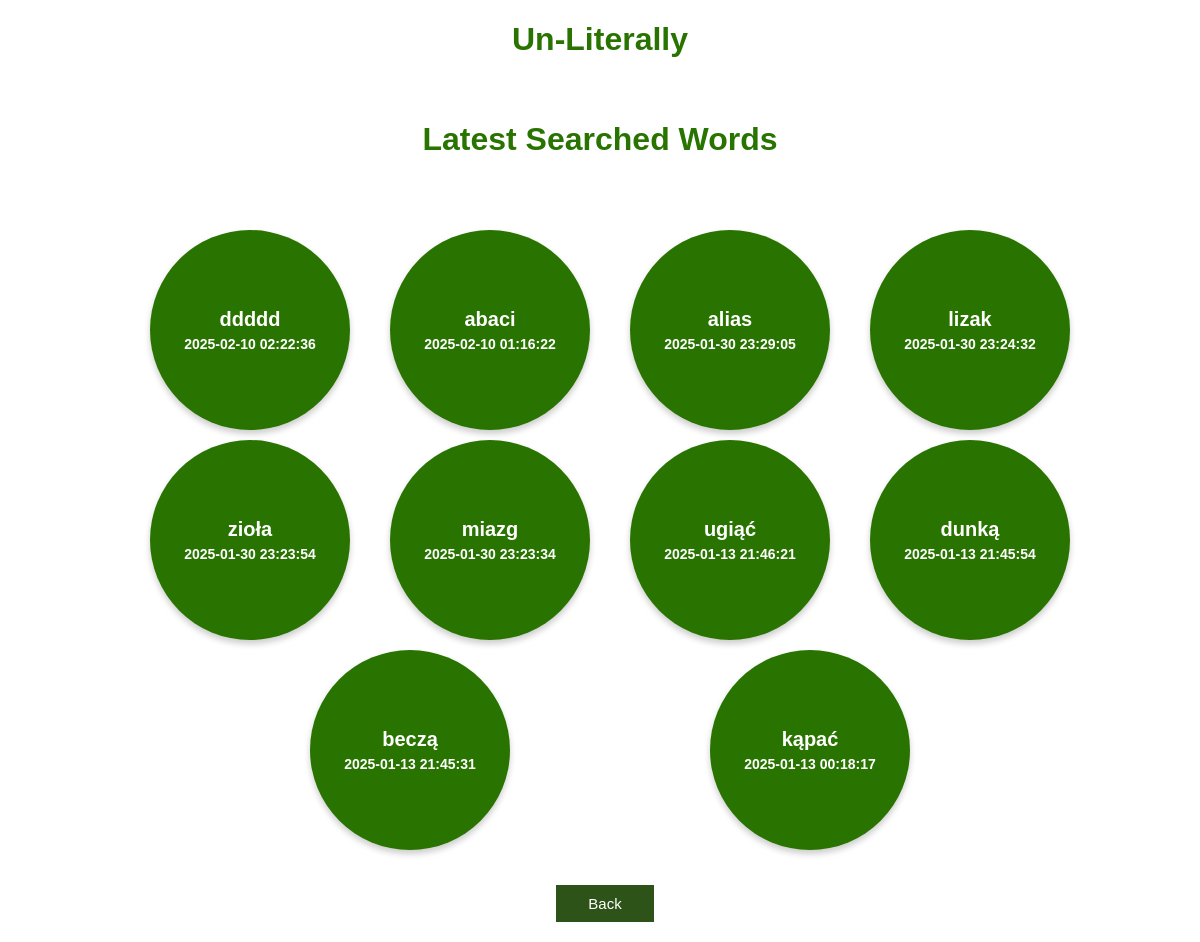
The page /top_10_latest_searched (signed in) on the database its author committed.
### app.py (models this page shows, shortened)
class Word(db.Model):
    id = db.Column(db.Integer, primary_key=True)
    content = db.Column(db.String(5), nullable=False, unique=True) # the word to be exact
    searched = db.Column(db.Integer, nullable=False)
    definition = db.Column(db.String(50000), nullable=True)
    last_search = db.Column(db.DateTime, nullable=True)
    last_as_word_of_the_day = db.Column(db.DateTime, nullable=True)
    last_as_word_of_literally = db.Column(db.DateTime, nullable=True)
    source = db.Column(db.String(500), nullable=False)
    added_by = db.Column(db.String(500), nullable=False)

### app.py (the view)
@app.route('/top_10_latest_searched')
@login_required
def top_10_latest_searched():
    if current_user.role_id != 3:
        try:
            column = request.args.get('column', 'LS')
            title = request.args.get('title', 'Latest Searched Words')
            result = get_latest(column=column)
            sorted_words = sorted(result, key=lambda x: x['last_search'], reverse=True)
            return render_template('bubbles.html', words=sorted_words, title=title, previous_page='bubble', column=column)
        except Exception as e:
            title = 'There was an issue dispaying plot'
            log_events(flag='ER?', title=title, description=e)
            return render_template('error_page.html', message=title)
    else:
        title = 'permission to see analysis module'
        log_events(flag='ER!', title=f'No {title}', description=None)
        return render_template('error_page.html', message=f'You dont have {title}')

### app.py (called while the page is built)
@login_manager.user_loader
def load_user(user_id):
    return User.query.get(user_id)

### templates/bubbles.html (shortened to what this page needs)
{% extends 'base.html' %}
{% block body %}
<div class="menu_header">
    <h1 style="text-align: center; color: #297400; font-family: Arial; font-weight: bold;">Un-Literally</h1>
</div>
<div class="container_column">
    <h1 style="text-align: center; color: #297400;">{{ title }}</h1>
    <div class="circle-container">
        {% for word in words %}
        <div class="circle-wrapper">
            <a href="/show/word_{{ word['id'] }}/{{ previous_page }}"></a>
            <div class="circle">
                <div class="content">{{ word['content'] }}</div>
                {% if column == 'LS' %}
                    <div class="date">{{ word['last_search'].strftime("%Y-%m-%d %H:%M:%S") }}</div>
                {% elif column == 'LWL' %}
                    <div class="date">{{ word['last_as_word_of_literally'].strftime("%Y-%m-%d %H:%M:%S") }}</div>
                {% elif column == 'LWD' %}
                    <div class="date">{{ word['last_as_word_of_the_day'].strftime("%Y-%m-%d %H:%M:%S") }}</div>
                {% endif %}
            </div>
        </div>
        {% endfor %}
    </div>
</div>
<div class="container_column">
    <button class="back_button" onclick="window.location='/analysis_bubbles_menu'" style="margin-left: 10px; margin-top: 25px;">Back</button>
</div>
{% endblock %}

### static/css/main.css (style rules this page uses)
body, html { margin: 0; font-family: sans-serif; background-color: #FFFFFF; }
.container_column { max-width: 800px; margin: auto; padding: 20px; display: flex; flex-wrap: wrap; justify-content: center; }
.back_button { background-color: #2d5319; border: none; color: white; padding: 10px 32px; text-align: center; text-decoration: none; display: inline-block; font-size: 15px; margin: 7px 0px 0px 0px; cursor: pointer; }
.container_column { display: flex; flex-direction: column; align-items: center; padding: 20px; margin: auto; max-width: 1000px; width: 90%; box-sizing: border-box; }
button { padding: 10px 20px; font-size: 16px; border: none; cursor: pointer; transition: background-color 0.3s; }
button, input[type="submit"] { padding: 15px 40px; font-size: 18px; border: none; cursor: pointer; transition: background-color 0.3s; }

### templates/bubbles.html (style rules this page uses)
.circle-container { display: flex; flex-wrap: wrap; justify-content: space-evenly; gap: 30px; margin-top: 20px; margin-bottom: 20px; }
.circle-wrapper { position: relative; width: 180px; height: 180px; }
.circle { width: 100%; height: 100%; border-radius: 50%; background-color: #297400; color: white; display: flex; flex-direction: column; justify-content: center; align-items: center; font-size: 16px; font-weight: bold; text-align: center; padding: 10px; box-shadow: 0px 4px 6px rgba(0, 0, 0, 0.2); transition: transform 0.3s ease-in-out; cursor: pointer; position: relative; z-index: 1; }
.circle-wrapper a { position: absolute; top: 0; left: 0; right: 0; bottom: 0; display: block; z-index: 2; }
.circle:nth-child(even) { margin-top: 30px; }
.circle .content { font-size: 20px; font-weight: bold; margin-bottom: 5px; }
.circle .date { font-size: 14px; }
a { text-decoration: none; }

### rows shown on the page
Word: content "abaci", last_search "2025-02-10 01:16:22"
Word: content "alias", last_search "2025-01-30 23:29:05"
Word: content "beczą", last_search "2025-01-13 21:45:31"

### other values the page prints
{{ title }} "Latest Searched Words"
{{ word['content'] }} "ddddd" "lizak" "zioła" "miazg" "ugiąć" "dunką" "kąpać"
{{ word['last_search'].strftime("%Y-%m-%d %H:%M:%S") }} "2025-02-10 02:22:36" "2025-01-30 23:24:32" "2025-01-30 23:23:54" "2025-01-30 23:23:34" "2025-01-13 21:46:21" "2025-01-13 21:45:54" "2025-01-13 00:18:17"
